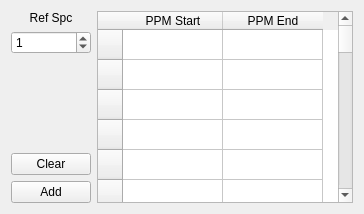
              <widget class="QWidget" name="segmentalAlignmentTab">
               <layout class="QGridLayout" name="gridLayout_17">
                <item row="0" column="0">
                 <layout class="QVBoxLayout" name="verticalLayout_19">
                  <item>
                   <widget class="QLabel" name="label_69">
                    <property name="text">
                     <string>Ref Spc</string>
                    </property>
                    <property name="alignment">
                     <set>Qt::AlignCenter</set>
                    </property>
                   </widget>
                  </item>
                  <item>
                   <widget class="QSpinBox" name="segAlignRefSpc">
                    <property name="minimum">
                     <number>-1</number>
                    </property>
                    <property name="value">
                     <number>1</number>
                    </property>
                   </widget>
                  </item>
                  <item>
                   <spacer name="verticalSpacer_8">
                    <property name="orientation">
                     <enum>Qt::Vertical</enum>
                    </property>
                    <property name="sizeHint" stdset="0">
                     <size>
                      <width>20</width>
                      <height>40</height>
                     </size>
                    </property>
                   </spacer>
                  </item>
                  <item>
                   <widget class="QPushButton" name="segAlignClearButton">
                    <property name="text">
                     <string>Clear</string>
                    </property>
                   </widget>
                  </item>
                  <item>
                   <widget class="QPushButton" name="segAlignAddButton">
                    <property name="text">
                     <string>Add</string>
                    </property>
                   </widget>
                  </item>
                 </layout>
                </item>
                <item row="0" column="1">
                 <widget class="QTableWidget" name="segAlignTW">
                  <property name="rowCount">
                   <number>500</number>
                  </property>
                  <row>
                   <property name="text">
                    <string/>
                   </property>
                  </row>
                  <row>
                   <property name="text">
                    <string/>
                   </property>
                  </row>
                  <row>
                   <property name="text">
                    <string/>
                   </property>
                  </row>
                  <row>
                   <property name="text">
                    <string/>
                   </property>
                  </row>
                  <row>
                   <property name="text">
                    <string/>
                   </property>
                  </row>
                  <row>
                   <property name="text">
                    <string/>
                   </property>
                  </row>
                  <row>
                   <property name="text">
                    <string/>
                   </property>
                  </row>
                  <row>
                   <property name="text">
                    <string/>
                   </property>
                  </row>
                  <row>
                   <property name="text">
                    <string/>
                   </property>
                  </row>
                  <row>
                   <property name="text">
                    <string/>
                   </property>
                  </row>
                  <row>
                   <property name="text">
                    <string/>
                   </property>
                  </row>
                  <row>
                   <property name="text">
                    <string/>
                   </property>
                  </row>
                  <row>
                   <property name="text">
                    <string/>
                   </property>
                  </row>
                  <row>
                   <property name="text">
                    <string/>
                   </property>
                  </row>
                  <row>
                   <property name="text">
                    <string/>
                   </property>
                  </row>
                  <row>
                   <property name="text">
                    <string/>
                   </property>
                  </row>
                  <row>
                   <property name="text">
                    <string/>
                   </property>
                  </row>
                  <row>
                   <property name="text">
                    <string/>
                   </property>
                  </row>
                  <row>
                   <property name="text">
                    <string/>
                   </property>
                  </row>
                  <row>
                   <property name="text">
                    <string/>
                   </property>
                  </row>
                  <row/>
                  <row/>
                  <row/>
                  <row/>
                  <row/>
                  <row/>
                  <row/>
                  <row/>
                  <row/>
                  <row/>
                  <row/>
                  <row/>
                  <row/>
                  <row/>
                  <row/>
                  <row/>
                  <row/>
                  <row/>
                  <row/>
                  <row/>
                  <row/>
                  <row/>
                  <row/>
                  <row/>
                  <row/>
                  <row/>
                  <row/>
                  <row/>
                  <row/>
                  <row/>
                  <row/>
                  <row/>
                  <row/>
                  <row/>
                  <row/>
                  <row/>
                  <row/>
                  <row/>
                  <row/>
                  <row/>
                  <row/>
                  <row/>
                  <row/>
                  <row/>
                  <row/>
                  <row/>
                  <row/>
                  <row/>
                  <row/>
                  <row/>
                  <row/>
                  <row/>
                  <row/>
                  <row/>
                  <row/>
                  <row/>
                  <row/>
                  <row/>
                  <row/>
                  <row/>
                  <row/>
                  <row/>
                  <row/>
                  <row/>
                  <row/>
                  <row/>
                  <row/>
                  <row/>
                  <row/>
                  <row/>
                  <row/>
                  <row/>
                  <row/>
                  <row/>
                  <row/>
                  <row/>
                  <row/>
                  <row/>
                  <row/>
                  <row/>
                  <row/>
                  <row/>
                  <row/>
                  <row/>
                  <row/>
                  <row/>
                  <row/>
                  <row/>
                  <row/>
                  <row/>
                  <row/>
                  <row/>
                  <row/>
                  <row/>
                  <row/>
                  <row/>
                  <row/>
                  <row/>
                  <row/>
                  <row/>
                  <row/>
                  <row/>
                  <row/>
                  <row/>
                  <row/>
                  <row/>
                  <row/>
                  <row/>
                  <row/>
                  <row/>
                  <row/>
                  <row/>
                  <row/>
                  <row/>
                  <row/>
                  <row/>
                  <row/>
                  <row/>
                  <row/>
                  <row/>
                  <row/>
                  <row/>
                  <row/>
                  <row/>
                  <row/>
                  <row/>
                  <row/>
                  <row/>
                  <row/>
                  <row/>
                  <row/>
                  <row/>
                  <row/>
                  <row/>
                  <row/>
                  <row/>
                  <row/>
                  <row/>
                  <row/>
                  <row/>
                  <row/>
                  <row/>
                  <row/>
                  <row/>
                  <row/>
                  <row/>
                  <row/>
                  <row/>
                  <row/>
                  <row/>
                  <row/>
                  <row/>
                  <row/>
                  <row/>
                  <row/>
                  <row/>
                  <row/>
                  <row/>
                  <row/>
                  <row/>
                  <row/>
                  <row/>
                  <row/>
                  <row/>
                  <row/>
                  <row/>
                  <row/>
                  <row/>
                  <row/>
                  <row/>
                  <row/>
                  <row/>
                  <row/>
                  <row/>
                  <row/>
                  <row/>
                  <row/>
                  <row/>
                  <row/>
                  <row/>
                  <row/>
                  <row/>
                  <row/>
                  <row/>
                  <row/>
                  <row/>
                  <row/>
                  <row/>
                  <row/>
                  <row/>
                  <row/>
                  <row/>
                  <row/>
                  <row/>
                  <row/>
                  <row/>
                  <row/>
                  <row/>
                  <row/>
                  <row/>
                  <row/>
                  <row/>
                  <row/>
                  <row/>
                  <row/>
                  <row/>
                  <row/>
                  <row/>
                  <row/>
                  <row/>
                  <row/>
                  <row/>
                  <row/>
                  <row/>
                  <row/>
                  <row/>
                  <row/>
                  <row/>
                  <row/>
                  <row/>
                  <row/>
                  <row/>
                  <row/>
                  <row/>
                  <row/>
                  <row/>
                  <row/>
                  <row/>
                  <row/>
                  <row/>
                  <row/>
                  <row/>
                  <row/>
                  <row/>
                  <row/>
                  <row/>
                  <row/>
                  <row/>
                  <row/>
                  <row/>
                  <row/>
                  <row/>
                  <row/>
                  <row/>
                  <row/>
                  <row/>
                  <row/>
                  <row/>
                  <row/>
                  <row/>
                  <row/>
                  <row/>
                  <row/>
                  <row/>
                  <row/>
                  <row/>
                  <row/>
                  <row/>
                  <row/>
                  <row/>
                  <row/>
                  <row/>
                  <row/>
                  <row/>
                  <row/>
                  <row/>
                  <row/>
                  <row/>
                  <row/>
                  <row/>
                  <row/>
                  <row/>
                  <row/>
                  <row/>
                  <row/>
                  <row/>
                  <row/>
                  <row/>
                  <row/>
                  <row/>
                  <row/>
                  <row/>
                  <row/>
                  <row/>
                  <row/>
                  <row/>
                  <row/>
                  <row/>
                  <row/>
                  <row/>
                  <row/>
                  <row/>
                  <row/>
                  <row/>
                  <row/>
                  <row/>
                  <row/>
                  <row/>
                  <row/>
                  <row/>
                  <row/>
                  <row/>
                  <row/>
                  <row/>
                  <row/>
                  <row/>
                  <row/>
                  <row/>
                  <row/>
                  <row/>
                  <row/>
                  <row/>
                  <row/>
                  <row/>
                  <row/>
                  <row/>
                  <row/>
                  <row/>
                  <row/>
                  <row/>
                  <row/>
                  <row/>
                  <row/>
                  <row/>
                  <row/>
                  <row/>
                  <row/>
                  <row/>
                  <row/>
                  <row/>
                  <row/>
                  <row/>
                  <row/>
                  <row/>
                  <row/>
                  <row/>
                  <row/>
                  <row/>
                  <row/>
                  <row/>
                  <row/>
                  <row/>
                  <row/>
                  <row/>
                  <row/>
                  <row/>
                  <row/>
                  <row/>
                  <row/>
                  <row/>
                  <row/>
                  <row/>
                  <row/>
                  <row/>
                  <row/>
                  <row/>
                  <row/>
                  <row/>
                  <row/>
                  <row/>
                  <row/>
                  <row/>
                  <row/>
                  <row/>
                  <row/>
                  <row/>
                  <row/>
                  <row/>
                  <row/>
                  <row/>
                  <row/>
                  <row/>
                  <row/>
                  <row/>
                  <row/>
                  <row/>
                  <row/>
                  <row/>
                  <row/>
                  <row/>
                  <row/>
                  <row/>
                  <row/>
                  <row/>
                  <row/>
                  <row/>
                  <row/>
                  <row/>
                  <row/>
                  <row/>
                  <row/>
                  <row/>
                  <row/>
                  <row/>
                  <row/>
                  <row/>
                  <row/>
                  <row/>
                  <row/>
                  <row/>
                  <row/>
                  <row/>
                  <row/>
                  <row/>
                  <row/>
                  <row/>
                  <row/>
                  <row/>
                  <row/>
                  <row/>
                  <row/>
                  <row/>
                  <row/>
                  <row/>
                  <row/>
                  <row/>
                  <row/>
                  <row/>
                  <row/>
                  <row/>
                  <row/>
                  <row/>
                  <row/>
                  <row/>
                  <row/>
                  <row/>
                  <row/>
                  <row/>
                  <row/>
                  <row/>
                  <row/>
                  <row/>
                  <row/>
                  <row/>
                  <row/>
                  <row/>
                  <row/>
                  <row/>
                  <row/>
                  <row/>
                  <row/>
                  <row/>
                  <row/>
                  <row/>
                  <row/>
                  <row/>
                  <row/>
                  <row/>
                  <row/>
                  <row/>
                  <row/>
                  <row/>
                  <row/>
                  <row/>
                  <row/>
                  <row/>
                  <row/>
                  <row/>
                  <row/>
                  <row/>
                  <row/>
                  <row/>
                  <row/>
                  <row/>
                  <row/>
                  <row/>
                  <row/>
                  <row/>
                  <row/>
                  <row/>
                  <row/>
                  <row/>
                  <row/>
                  <row/>
                  <row/>
                  <row/>
                  <row/>
                  <row/>
                  <row/>
                  <row/>
                  <column>
                   <property name="text">
                    <string>PPM Start</string>
                   </property>
                  </column>
                  <column>
                   <property name="text">
                    <string>PPM End</string>
                   </property>
                  </column>
                 </widget>
                </item>
               </layout>
              </widget>
